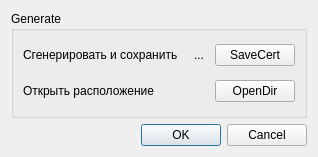
<?xml version="1.0" encoding="UTF-8"?>
<ui version="4.0">
 <class>UiGenCertificate</class>
 <widget class="QDialog" name="Certificate">
  <property name="geometry">
   <rect>
    <x>0</x>
    <y>0</y>
    <width>305</width>
    <height>150</height>
   </rect>
  </property>
  <property name="windowTitle">
   <string>Dialog</string>
  </property>
  <layout class="QVBoxLayout" name="verticalLayout">
   <item>
    <widget class="QGroupBox" name="groupBox">
     <property name="title">
      <string>Generate</string>
     </property>
     <layout class="QGridLayout" name="gridLayout">
      <item row="0" column="1">
       <widget class="QLabel" name="label_status">
        <property name="minimumSize">
         <size>
          <width>20</width>
          <height>0</height>
         </size>
        </property>
        <property name="text">
         <string>...</string>
        </property>
        <property name="alignment">
         <set>Qt::AlignmentFlag::AlignCenter</set>
        </property>
       </widget>
      </item>
      <item row="0" column="0">
       <widget class="QLabel" name="label_3">
        <property name="minimumSize">
         <size>
          <width>160</width>
          <height>30</height>
         </size>
        </property>
        <property name="text">
         <string>Сгенерировать и сохранить</string>
        </property>
        <property name="alignment">
         <set>Qt::AlignmentFlag::AlignLeading|Qt::AlignmentFlag::AlignLeft|Qt::AlignmentFlag::AlignVCenter</set>
        </property>
       </widget>
      </item>
      <item row="0" column="2">
       <widget class="QPushButton" name="btn_saveCert">
        <property name="text">
         <string>SaveCert</string>
        </property>
       </widget>
      </item>
      <item row="1" column="0">
       <widget class="QLabel" name="label">
        <property name="minimumSize">
         <size>
          <width>0</width>
          <height>30</height>
         </size>
        </property>
        <property name="text">
         <string>Открыть расположение</string>
        </property>
       </widget>
      </item>
      <item row="1" column="2">
       <widget class="QPushButton" name="btn_openDir">
        <property name="text">
         <string>OpenDir</string>
        </property>
       </widget>
      </item>
     </layout>
    </widget>
   </item>
   <item>
    <widget class="QDialogButtonBox" name="buttonBox">
     <property name="orientation">
      <enum>Qt::Orientation::Horizontal</enum>
     </property>
     <property name="standardButtons">
      <set>QDialogButtonBox::StandardButton::Cancel|QDialogButtonBox::StandardButton::Ok</set>
     </property>
    </widget>
   </item>
  </layout>
 </widget>
 <resources/>
 <connections>
  <connection>
   <sender>buttonBox</sender>
   <signal>accepted()</signal>
   <receiver>Certificate</receiver>
   <slot>accept()</slot>
   <hints>
    <hint type="sourcelabel">
     <x>248</x>
     <y>254</y>
    </hint>
    <hint type="destinationlabel">
     <x>157</x>
     <y>274</y>
    </hint>
   </hints>
  </connection>
  <connection>
   <sender>buttonBox</sender>
   <signal>rejected()</signal>
   <receiver>Certificate</receiver>
   <slot>reject()</slot>
   <hints>
    <hint type="sourcelabel">
     <x>316</x>
     <y>260</y>
    </hint>
    <hint type="destinationlabel">
     <x>286</x>
     <y>274</y>
    </hint>
   </hints>
  </connection>
 </connections>
</ui>
